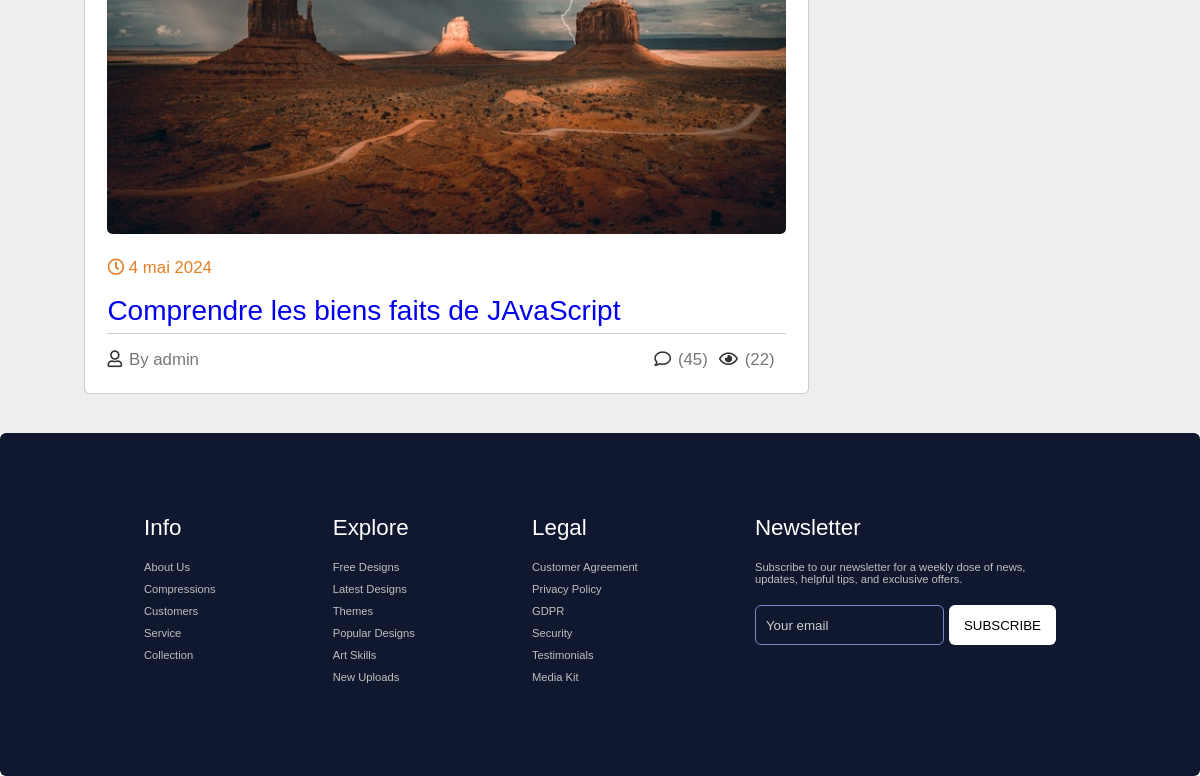
Before: / (lower part) with the older database file.
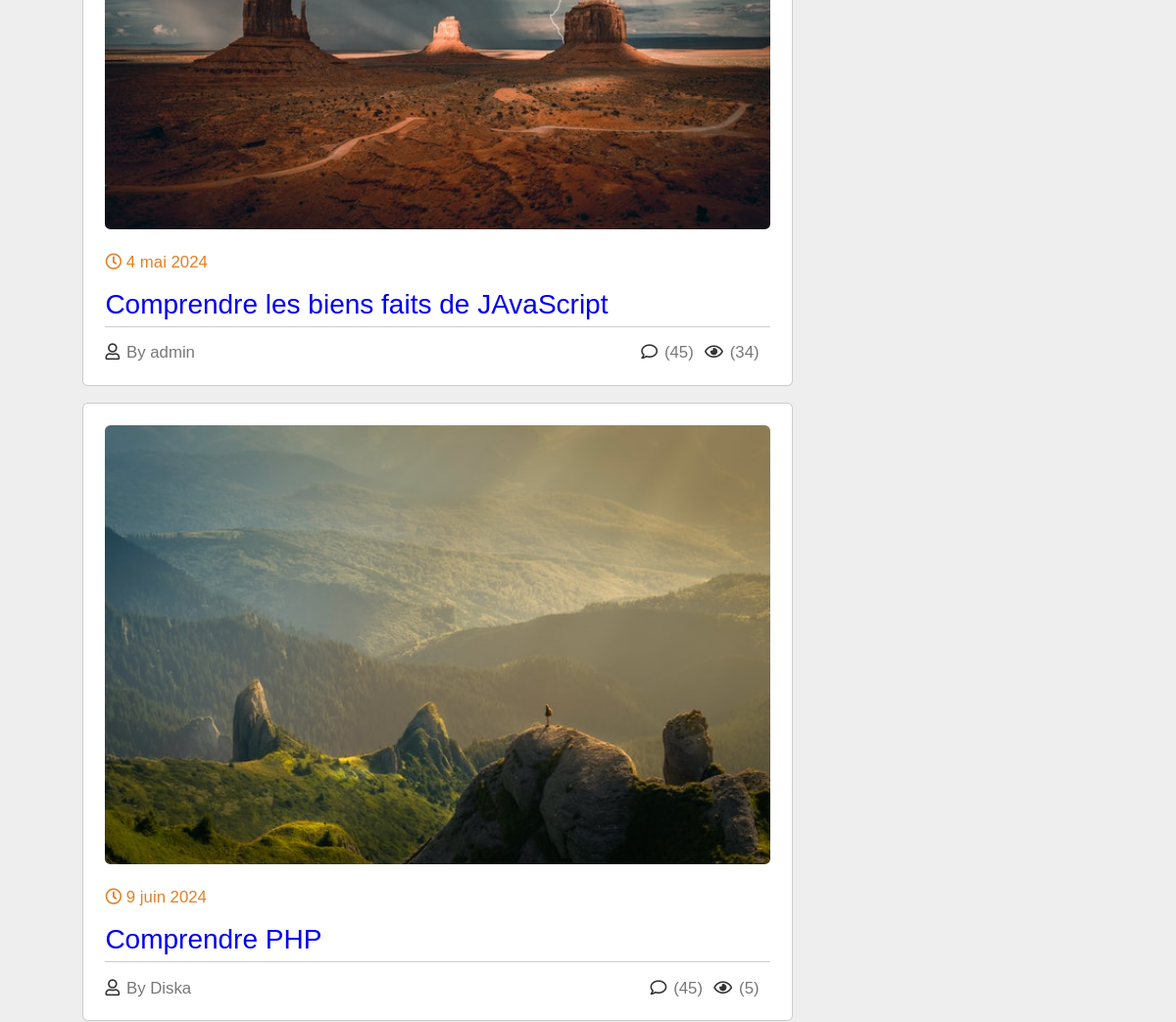
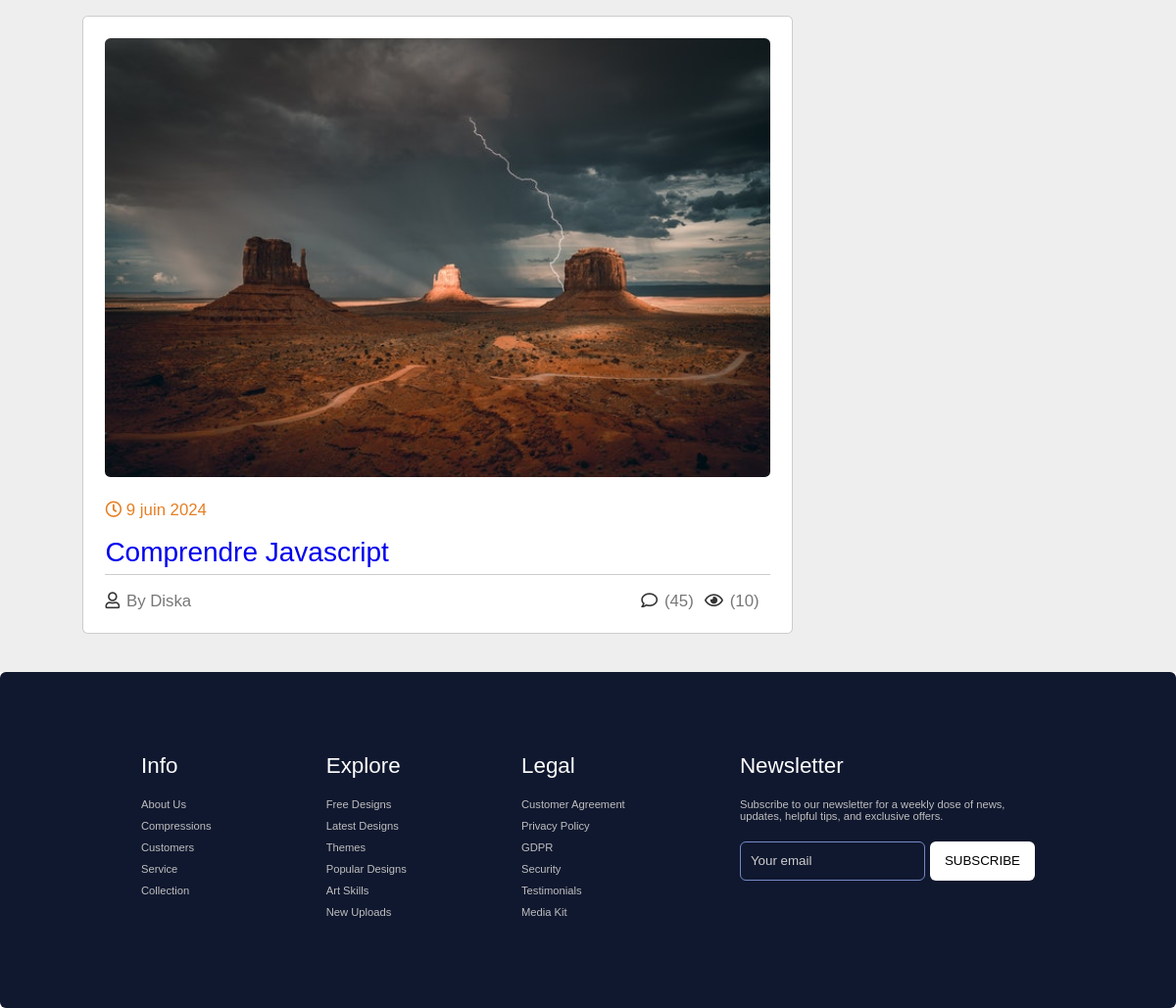
After: the same page with the newer database file (2 pictures, top to bottom).
### blog/models.py (models this page shows, shortened)
class BlogPost(models.Model):
    author = models.ForeignKey(User, on_delete=models.SET_NULL, null=True)
    category = models.ManyToManyField(Category)
    title = models.CharField(max_length=300, blank=False)
    slug = models.SlugField()
    published = models.BooleanField(default=False)
    description = models.TextField()
    date = models.DateField(default=date.today,blank=True)
    image = models.ImageField(upload_to="images/", default="images/blog-1.jpg")
    nbre_vues = models.IntegerField(default=0)

### blog/views.py (the view)
# urls.py: path('', views.index, name="index"),
def index(request):
    try:
        populaire = BlogPost.objects.all().order_by('-nbre_vues')[:1]
        context = {
                "post": BlogPost.objects.all(),
                "pop": populaire,
                "catego": Category.objects.all()
                }
    except:
        context = {
                    "message": "La page que vous cherchez n'existe pas"
                    }
    return render(request, "blog/index.html", context)

### blog/templates/blog/index.html (shortened to what this page needs)
{% extends "blog/base.html" %}
{% block content %}
<section class="container" id="posts">
    <div class="posts-container">
        {% for liste in post %}
        <div class="post">
            <img src="{{ liste.image.url }}" alt="Image de l'article" class="image">
            <div class="date">
                <i class="far fa-clock"></i>
                <span>{{ liste.date }}</span>
            </div>
            <h3 class="title"><a href="{% url 'show' liste.slug %}">{{ liste.title }}</a></h3>
            <div class="links">
                <a href="#" class="user">
                    <i class="far fa-user"></i>
                    <span>By {{ liste.author }}</span>
                </a>
                <a href="#" class="icon">
                    <i class="far fa-comment"></i>
                    <span>(45)</span>
                </a>
                <a href="#" class="icon">
                    <i class="far fa-eye"></i>
                    <span>({{ liste.nbre_vues }})</span>
                </a>
            </div>
        </div>
        {% endfor %}
    </div>
</section>
{% endblock %}

### blog/templates/blog/base.html (shortened to what this page needs)
{% load static %}
<!DOCTYPE html>
<html lang="en">
<head>
    <link rel="stylesheet" href="https://cdnjs.cloudflare.com/ajax/libs/font-awesome/5.15.3/css/all.min.css">
    <link rel="stylesheet" href="{% static 'blog/css/animation.css' %}">
    <link rel="stylesheet" href="{% static 'blog/css/variable.css' %}">
    <link rel="stylesheet" href="{% static 'blog/css/media_queries.css' %}">
    <link rel="stylesheet" href="{% static 'blog/css/main.css' %}">
    <link rel="stylesheet" href="{% static 'blog/css/tableau.css' %}">
    <link rel="stylesheet" href="{% static 'blog/css/style.css' %}">
    <link rel="stylesheet" href="{% static 'blog/css/footer.css' %}">
</head>
<body>
    {% block content %}
    {% endblock %}
    {% include "blog/footer.html" %}
</body>
</html>

### blog/templates/blog/footer.html
<section class="footer">
    <div class="footer-row">
      <div class="footer-col">
        <h4>Info</h4>
        <ul class="links">
          <li><a href="#">About Us</a></li>
          <li><a href="#">Compressions</a></li>
          <li><a href="#">Customers</a></li>
          <li><a href="#">Service</a></li>
          <li><a href="#">Collection</a></li>
        </ul>
      </div>
      <div class="footer-col">
        <h4>Explore</h4>
        <ul class="links">
          <li><a href="#">Free Designs</a></li>
          <li><a href="#">Latest Designs</a></li>
          <li><a href="#">Themes</a></li>
          <li><a href="#">Popular Designs</a></li>
          <li><a href="#">Art Skills</a></li>
          <li><a href="#">New Uploads</a></li>
        </ul>
      </div>
      <div class="footer-col">
        <h4>Legal</h4>
        <ul class="links">
          <li><a href="#">Customer Agreement</a></li>
          <li><a href="#">Privacy Policy</a></li>
          <li><a href="#">GDPR</a></li>
          <li><a href="#">Security</a></li>
          <li><a href="#">Testimonials</a></li>
          <li><a href="#">Media Kit</a></li>
        </ul>
      </div>
      <div class="footer-col">
        <h4>Newsletter</h4>
        <p>
          Subscribe to our newsletter for a weekly dose
          of news, updates, helpful tips, and
          exclusive offers.
        </p>
        <form action="#">
          <input type="text" placeholder="Your email" required>
          <button type="submit">SUBSCRIBE</button>
        </form>
        <div class="icons">
          <i class="fa-brands fa-facebook-f"></i>
          <i class="fa-brands fa-twitter"></i>
          <i class="fa-brands fa-linkedin"></i>
          <i class="fa-brands fa-github"></i>
        </div>
      </div>
    </div>
  </section>

### blog/static/blog/css/variable.css (style rules this page uses)
:root { --red-orange-color-wheel: hsl(15, 100%, 55%); --ultramarine-blue: hsl(217, 100%, 50%); --lavender-blue: hsl(229, 96%, 91%); --oxford-blue: hsl(229, 84%, 12%); --light-gray: hsl(0, 0%, 80%); --sonic-silver: hsl(0, 0%, 47%); --blue-crayola: hsl(216, 98%, 52%); --cultured: hsl(228, 26%, 96%); --white: hsl(0, 0%, 100%); --fs-1: 38px; --fs-2: 35px; --fs-3: 30px; --fs-4: 22px; --fs-5: 20px; --fs-6: 15px; --fw-5: 500; --fw-6: 600; --fw-7: 700; --fw-8: 800; --fw-9: 900; --px: 15px; --py: 80px; --default-transition: 0.25s ease; }

### blog/static/blog/css/media_queries.css (style rules this page uses)
@media (min-width: 375px) { :root { --fs-1: 50px; --fs-2: 45px; --fs-7: 18px; --px: 30px; } }
@media (min-width: 575px) { :root { --px: 40px; } }
@media (min-width: 767px) { :root { --fs-1: 60px; --fs-2: 50px; --fs-7: 20px; --px: 60px; } }

### blog/static/blog/css/style.css (style rules this page uses)
:root { --orange:#e67e22; --black:#333; --light-color:#777; --border:.1rem solid rgba(0,0,0,.2); --box-shadow:0 .5rem 1rem rgba(0,0,0,.1); }
* { margin:0; padding:0; box-sizing: border-box; outline: none; border:none; text-decoration: none; font-family: Verdana, Geneva, Tahoma, sans-serif; font-weight: lighter; }
html { font-size: 70%; overflow-x: hidden; scroll-behavior: smooth; scroll-padding-top: 6rem; }
section { padding:2rem 7%; }
.container { display: grid; grid-template-columns: 2.5fr 1fr; gap:1.5rem; background:#eee; }
.container .posts-container .post { width:100%; padding:2rem; background:#fff; border:var(--border); border-radius: .5rem; margin-bottom: 1.5rem; }
.container .posts-container .post .image { height: 40rem; width:100%; border-radius: .5rem; object-fit: cover; }
.container .posts-container .post .date { padding-top: 2rem; font-size: 1.5rem; color:var(--orange); }
.container .posts-container .post .title { padding-top: 1.5rem; font-size: 2.5rem; color:var(--black); }
.container .posts-container .links { border-top: var(--border); margin-top: .5rem; padding-top: 1.5rem; display: flex; align-items: center; }
.container .posts-container .links .user { margin-right: auto; }
.container .posts-container .links .icon { padding-right: 1rem; }
.container .posts-container .links a { font-size: 1.5rem; color:var(--light-color); }
.container .posts-container .links a i { padding-right: .2rem; color:var(--black); }

### blog/static/blog/css/footer.css (style rules this page uses)
.footer { width: 100%; background: #10182F; border-radius: 6px; }
.footer .footer-row { display: flex; flex-wrap: wrap; justify-content: space-between; gap: 3.5rem; padding: 60px; }
.footer-row .footer-col h4 { color: #fff; font-size: 2rem; font-weight: 400; }
.footer-col .links { margin-top: 20px; }
.footer-col .links li { list-style: none; margin-bottom: 10px; }
.footer-col .links li a { text-decoration: none; color: #bfbfbf; }
.footer-col p { margin: 20px 0; color: #bfbfbf; max-width: 300px; }
.footer-col form { display: flex; gap: 5px; }
.footer-col input { height: 40px; border-radius: 6px; background: none; width: 100%; outline: none; border: 1px solid #7489C6 ; caret-color: #fff; color: #fff; padding-left: 10px; }
.footer-col input::placeholder { color: #ccc; }
.footer-col form button { background: #fff; outline: none; border: none; padding: 10px 15px; border-radius: 6px; cursor: pointer; font-weight: 500; transition: 0.2s ease; }
.footer-col .icons { display: flex; margin-top: 30px; gap: 30px; cursor: pointer; }
.footer-col .icons i { color: #afb6c7; }

Changed rows visible on the page:
changed BlogPost "Comprendre les biens faits de JAvaScript": nbre_vues "22" → "34"
added BlogPost: image (picture), date "9 juin 2024", title "Comprendre PHP", author "Diska", nbre_vues "5"
added BlogPost: image (picture), date "9 juin 2024", title "Comprendre Javascript", author "Diska", nbre_vues "10"
